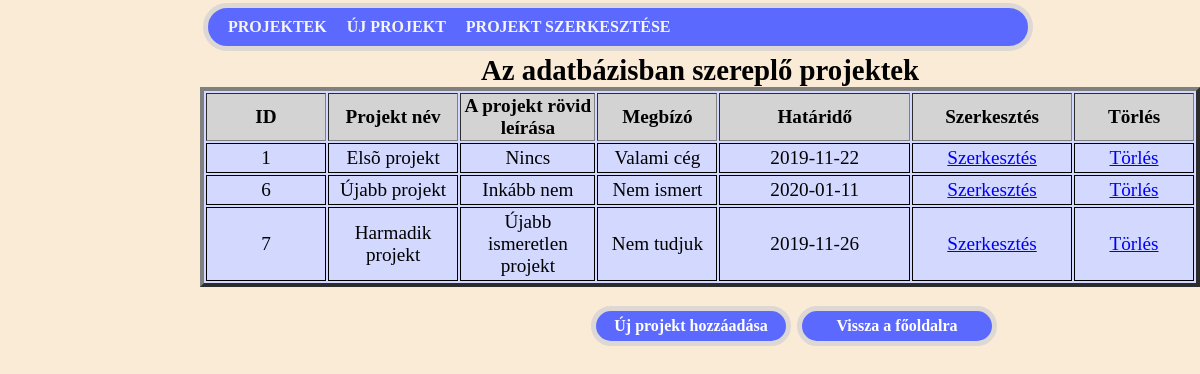
Page /Projektek/ProjektOlvas.php on the earlier database version.
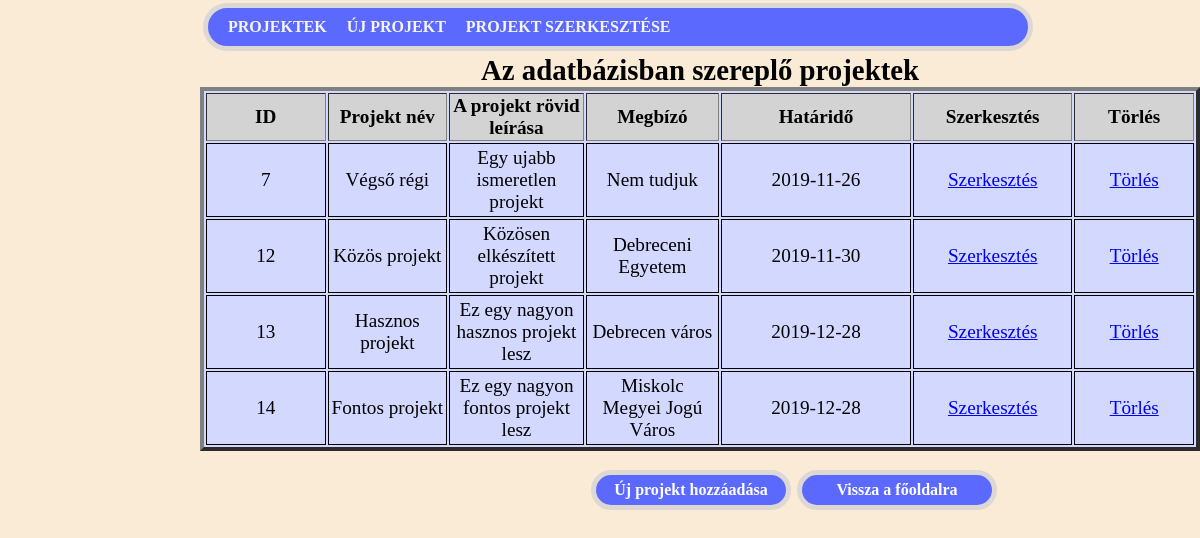
Same page on the later database version.
### tables this page shows
CREATE TABLE `projektek` (
  `id` int(10) UNSIGNED NOT NULL,
  `p_nev` varchar(30) DEFAULT NULL,
  `p_leiras` varchar(200) DEFAULT NULL,
  `m_id` int(10) UNSIGNED DEFAULT NULL,
  `p_megrendelo` varchar(50) DEFAULT NULL,
  `p_hatarido` date DEFAULT NULL
);

### Projektek/ProjektOlvas.php (the view, shortened to what this page needs)
<!DOCTYPE>
<html lang="hu">
<head>
    <link rel="stylesheet" type="text/css" href="../Dizajn/menu.css">
	<link rel="stylesheet" type="text/css" href="../Dizajn/projekterCSS.css">
</head>
<body>
<?php include_once("ProjektMenu.php");	?>
<table width="1000" border="4" align="center">
	<caption>Az adatbázisban szereplő projektek</caption>
	<tr>
		<th>ID</th>
		<th>Projekt név</th>
		<th>A projekt rövid leírása</th>
		<th>Megbízó</th>
        <th width="120px">Határidő</th>
        <th width="100px">Szerkesztés</th>
        <th>Törlés</th>
	</tr>
	<?php
	global $conn;
	$sql = "SELECT * FROM projektek";
	$stmt = $conn->query($sql);
	while ($Adatsorok = $stmt -> fetch_array()){
		$Id = $Adatsorok["id"];
		$P_nev = $Adatsorok["p_nev"];
		$P_leiras = $Adatsorok["p_leiras"];
		$P_megrendelo = $Adatsorok["p_megrendelo"];
		$P_hatarido = $Adatsorok["p_hatarido"];
		?>
		<tr>
			<td><?php echo $Id ?></td>
			<td><?php echo $P_nev?></td>
			<td><?php echo $P_leiras?></td>
			<td><?php echo $P_megrendelo?></td>
			<td><?php echo $P_hatarido?></td>
			<td> <a href="index.php?modul=projects&funkcio=edit&id=<?php echo $Id; ?>">Szerkesztés</a> </td>
			<td> <a href="index.php?modul=projects&funkcio=delete&id=<?php echo $Id; ?>">Törlés</a> </td>
		</tr>
	<?php } ?>
</table>
<div>
    <form class="" action="index.php" method="post">
        <input type="submit" name="Vissza" value="Vissza a főoldalra">
        <input type="submit" name="Rogzit" value="Új projekt hozzáadása">
    </form>
</div>
</body>
</html>

### Projektek/ProjektMenu.php (shortened to what this page needs)
<div class="nav">
	<ul id="menu">
		<li><a href="index.php?modul=projects&funkcio=lista">PROJEKTEK</a>
		<li><a href="index.php?modul=projects&funkcio=create">ÚJ PROJEKT</a>
		<li><a href="index.php?modul=projects&funkcio=edit">PROJEKT SZERKESZTÉSE</a>
		</li>
	</ul>
</div>

### Dizajn/menu.css (style rules this page uses)
.nav ul { width: 100%; padding: 5px 10px; border-radius: 10px; list-style: none; position: relative; display: inline-block; background-color: #5c69ff; border: 5px solid; border-bottom-left-radius: 35px; border-bottom-right-radius: 35px; border-top-left-radius: 35px; border-top-right-radius: 35px; border-color: rgb(221,216,212); font-weight: bold; margin: 3px; }
.nav ul li { float: left; }
.nav ul li a { padding: 5px 10px 5px 10px; display: block; color: whitesmoke; text-decoration:none; }
.nav ul li { position: relative; }

### Dizajn/projekterCSS.css (style rules this page uses)
table { background: #d3d8ff; }
body { width: 800px; margin:0 auto; background-color: antiquewhite; }
input[type="Submit"] { color: white; font-size: 1.0em; font-family: Garamond,Georgia,Times,"Times New Roman",serif; width: 200px; height: 40px; background-color: #5c69ff; border: 5px solid ; border-bottom-left-radius: 35px; border-bottom-right-radius: 35px; border-top-left-radius: 35px; border-top-right-radius: 35px; border-color: rgb(221,216,212); font-weight: bold; margin: 3px; float: right; }
th { font-family: Garamond; color:black; font-weight: bold; background-color: lightgrey; font-size: 1.2em; }
caption { font-family: Garamond; font-size: 1.8em; font-weight: bold; }
td { border: 1px solid; overflow: hidden; width: 70px; text-align: center; color: black; font-family: Garamond,Georgia,Times,"Times New Roman",serif; font-size: 1.2em; padding: 3px; }

Differences in the rows shown:
removed projektek: id "1", p_nev "Elsõ projekt", p_leiras "Nincs", p_megrendelo "Valami cég", p_hatarido "2019-11-22"
removed projektek: id "6", p_nev "Újabb projekt", p_leiras "Inkább nem", p_megrendelo "Nem ismert", p_hatarido "2020-01-11"
changed projektek "Nem tudjuk": p_nev "Harmadik projekt" → "Végső régi"; p_leiras "Újabb ismeretlen projekt" → "Egy ujabb ismeretlen projekt"
added projektek: id "12", p_nev "Közös projekt", p_leiras "Közösen elkészí­tett projekt", p_megrendelo "Debreceni Egyetem", p_hatarido "2019-11-30"
added projektek: id "13", p_nev "Hasznos projekt", p_leiras "Ez egy nagyon hasznos projekt lesz", p_megrendelo "Debrecen város", p_hatarido "2019-12-28"
added projektek: id "14", p_nev "Fontos projekt", p_leiras "Ez egy nagyon fontos projekt lesz", p_megrendelo "Miskolc Megyei Jogú Város", p_hatarido "2019-12-28"
